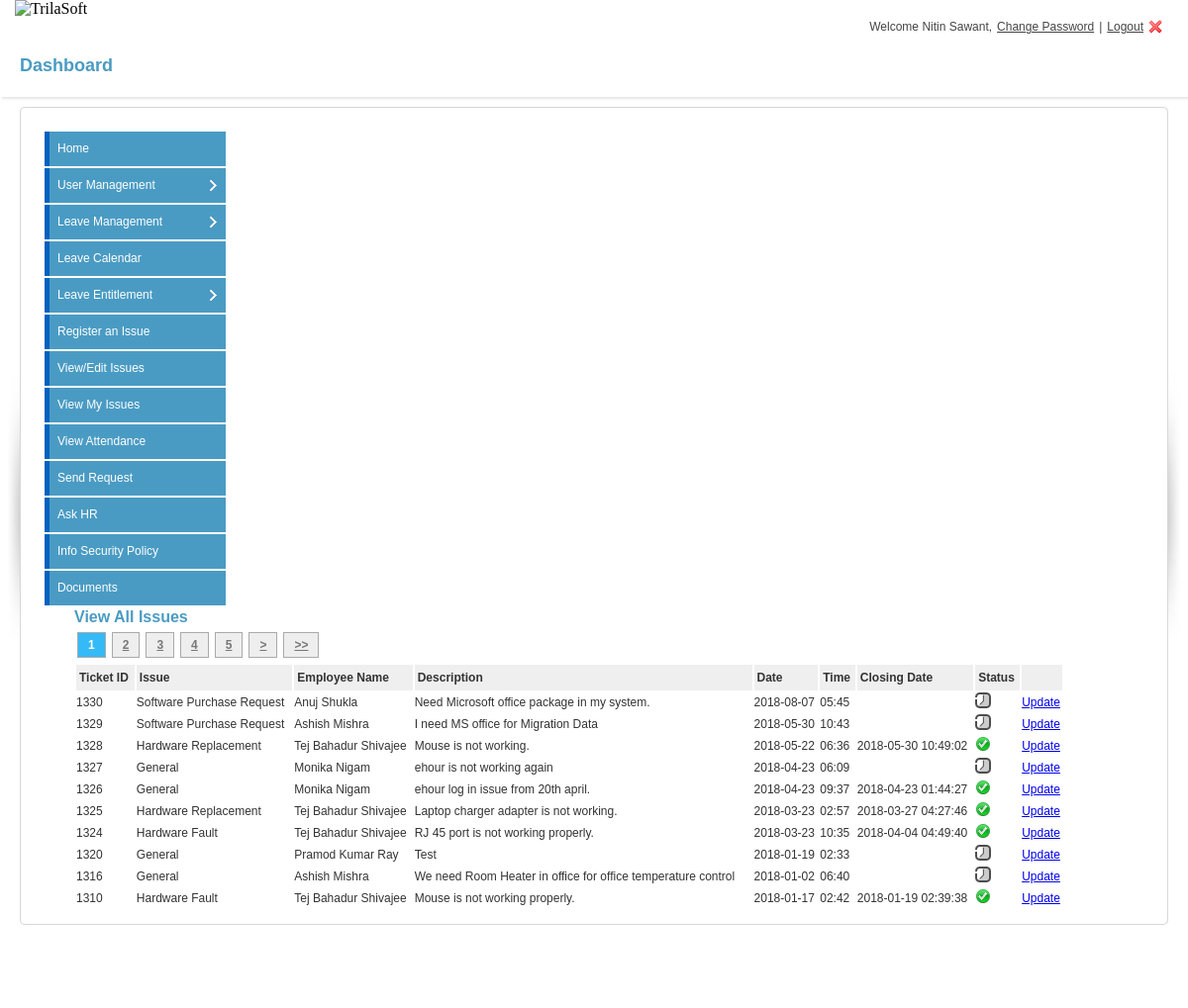
/viewissue.php (signed in), run on the app's committed database.
### tables this page shows
CREATE TABLE `employee` (
  `empid` int(11) UNSIGNED NOT NULL,
  `empcode` varchar(20) NOT NULL,
  `type` int(11) NOT NULL,
  `username` varchar(200) NOT NULL,
  `password` varchar(200) NOT NULL,
  `doj` datetime NOT NULL,
  `supemail` varchar(100) NOT NULL,
  `fname` varchar(200) NOT NULL,
  `lname` varchar(200) NOT NULL,
  `email` varchar(200) NOT NULL,
  `address` text NOT NULL,
  `coraddress` text NOT NULL,
  `contact` varchar(20) NOT NULL,
  `emergencyno` varchar(20) NOT NULL,
  `designation` varchar(200) NOT NULL,
  `dob` datetime NOT NULL,
  `photo` varchar(200) NOT NULL,
  `department` int(11) UNSIGNED NOT NULL,
  `status` varchar(255) NOT NULL,
  `userstatus` varchar(100) NOT NULL DEFAULT 'active'
);

CREATE TABLE `issue` (
  `issueid` bigint(11) NOT NULL,
  `issue` varchar(255) NOT NULL,
  `desc` text NOT NULL,
  `date` date NOT NULL,
  `time` time NOT NULL,
  `empid` int(11) UNSIGNED NOT NULL,
  `issuestatus` varchar(100) NOT NULL DEFAULT 'pending',
  `closingdate` datetime NOT NULL,
  `comment` text NOT NULL
);

### login.class.php (called while the page is built, shortened)
<?php
class Login{
    private $dbhost = 'localhost';
    private $dbuser = 'trilasof_dba';
    private $dbpass = 'redsky@123456';
    public function __construct(){
        $this->connect = mysql_connect($this->dbhost, $this->dbuser, $this->dbpass);
    }
    public function session_check() {
		if($_SESSION['permission'] != 'yes') {
                   header("location: index.php");
                    return 'you have no permission to see this page';
                }else{
                    return $_SESSION['username'];
                }
    }
}
?>

### viewissue.php (the view, shortened to what this page needs)
<?php
include_once 'login.class.php';
$securearea = new Login();
$response = $securearea->session_check();
?>
<!DOCTYPE html>
<html>
<head>
<link rel="stylesheet" href="css/login-screen.css" type="text/css" media="screen" title="default" />
<link rel="stylesheet" href="css/form.css" type="text/css" media="screen" title="default" />
</head>
<body>
 <?php include('includes/header.php'); ?>
<div id="content-outer">
<div id="content">
	<div id="page-heading">
		<h1>Dashboard</h1>
	</div>
	<table border="0" width="100%" cellpadding="0" cellspacing="0" id="content-table">
	<tr>
		<th rowspan="3" class="sized"><img src="images/side_shadowleft.jpg" width="20" height="300" alt="" /></th>
		<th class="topleft"></th>
		<td id="tbl-border-top">&nbsp;</td>
		<th class="topright"></th>
		<th rowspan="3" class="sized"><img src="images/side_shadowright.jpg" width="20" height="300" alt="" /></th>
	</tr>
	<tr>
		<td id="tbl-border-left"></td>
		<td>
		<div id="content-table-inner">
			<div id="table-content">
			<div class="left_content">
           <?php
           include('includes/leftpanel.php');
           ?>
			</div>
    <div class="right_content" style="width:1000px;">
         <h2>View All Issues</h2>
        <table style="width:100%;" class="table table-bordered table-hover table-striped">
<tr>
<td class="rowhead">Ticket ID</td>
<td class="rowhead">Issue</td>
<td class="rowhead">Employee Name</td>
<td class="rowhead">Description</td>
<td class="rowhead">Date</td>
<td class="rowhead">Time</td>
<td class="rowhead">Closing Date</td>
<td class="rowhead">Status</td>
<td class="rowhead">&nbsp;</td>
</tr>
<?php
include("nicePaging.php");
$connection = mysql_pconnect(HOSTNAME,USERNAME,PASSWORD);
$empid = $_SESSION['empid'];
$paging=new nicePaging($connection);
$rowsPerPage=10;
$getemp = $paging->pagerQuery("SELECT department FROM  employee where employee.empid = '$empid' and employee.userstatus = 'active'" , $rowsPerPage);
$resemp = mysql_fetch_object($getemp);
$dep = $resemp->department;
if( $dep == "8")
{
  $result = $paging->pagerQuery("SELECT * FROM  issue, employee where issue.empid = employee.empid and issue != 'General' and employee.userstatus = 'active'  order by issueid DESC",  $rowsPerPage);
}
else
{
$result = $paging->pagerQuery("SELECT * FROM  issue, employee where issue.empid = employee.empid and employee.userstatus = 'active' order by issueid DESC",  $rowsPerPage);
}
while($row = mysql_fetch_array($result))
{
?>
<tr>
<td><?php echo $row['issueid']; ?></td>
<td><?php echo $row['issue']; ?></td>
<td><?php echo $row['fname']." ".$row['lname']; ?></td>
<td><?php echo $row['desc']; ?></td>
<td><?php echo $row['date']; ?></td>
<td><?php
$timestamp = strtotime($row['time']);
echo date('h:i ', $timestamp);
  ?></td>
<td>
<?php
if($row['closingdate'] == '0000-00-00 00:00:00')
{
 echo '';
}
else
{
echo $row['closingdate'];
}
?>
</td>
<td>
<?php
if($row['issuestatus'] == "pending")
echo '<img src="images/pending.png" />';
if($row['issuestatus'] == "resolved")
echo '<img src="images/approved.png" />';
?>
</td>
<td>
<?php
if($row['issuestatus']="pending")
{
echo '<a href="updateform.php?&issueid='.$row[issueid].'&empid='.$row['empid'].'">Update</a>';
}
?>
</td>
</tr>
<?php
}
$link= $_SERVER['REQUEST_URI'];
$paging->setSeparator("&");
echo $paging->createPaging($link);
?>
        </table>
     	</div>
			</div>
		</div>
		</td>
		<td id="tbl-border-right"></td>
	</tr>
	<tr>
		<th class="sized bottomleft"></th>
		<td id="tbl-border-bottom">&nbsp;</td>
		<th class="sized bottomright"></th>
	</tr>
	</table>
	<div class="clear">&nbsp;</div>
</div>
<div class="clear">&nbsp;</div>
</div>
<div class="clear">&nbsp;</div>
</body>
</html>

### calendar/includes/header.php (shortened to what this page needs)
<div id="logo"> <img src="http://trilasoft.com/images/logo.png" alt="TrilaSoft" title="TrilaSoft"  />
</div>
 <div class="right_header">
<?php
if(isset($response))
{
$empid = $response;
$sql = "Select *from `employee` where `username` = '$empid'";
$res=mysql_query($sql)or die(mysql_error());
$row=mysql_fetch_object($res);
echo "Welcome " . $row->fname." ".$row->lname.", " ;
?>
<a href="changepass.php?sessid=<?php echo $_SESSION['sessid']; ?>" class="settings">Change Password</a> | <a href="index.php?val=0" class="logout">Logout</a>
</div>
<?php
}
else{
header('Location:index.php');
}
?>

### calendar/includes/leftpanel.php (shortened to what this page needs)
<?php
if(isset($response))
{
	$sessid = $_SESSION['sessid'];
	$connection = mysql_pconnect(HOSTNAME,USERNAME,PASSWORD);
	$result = mysql_query("SELECT * FROM  `employee` where username = '".$_SESSION['username']."'", $connection) or die(mysql_error());
	$row = mysql_fetch_object($result);
?>
<div class="sidebarmenu">
                  <?php
if($row->type == '1')
	{
?>
              <a class="menuitem" id="home" href="securearea.php?sessid=<?php echo $sessid; ?>">Home</a>
                <a class="menuitem submenuheader" href="">User Management</a>
                         <a class="menuitem submenuheader" href="">Leave Management</a>
                <a class="menuitem" id="home" href="leavecalendar.php?sessid=<?php echo $sessid; ?>">Leave Calendar</a>
                    <a class="menuitem submenuheader" id="home" href="">Leave Entitlement</a>
                      <a class="menuitem" id="home" href="registerissue.php?sessid=<?php echo $sessid; ?>">Register an Issue</a>
                        <a class="menuitem" id="home" href="viewissue.php?sessid=<?php echo $sessid; ?>">View/Edit Issues</a>
     <a class="menuitem" id="home" href="viewmyissue.php?sessid=<?php echo $sessid; ?>">View My Issues</a>
<a class="menuitem" id="home" href="attendance.php?sessid=<?php echo $sessid; ?>">View Attendance</a>
<a class="menuitem" id="home" href="sendrequest.php?sessid=<?php echo $sessid; ?>">Send Request</a>
                        <?php
                }
                ?>
               <a class="menuitem" id="home" href="askhr.php?sessid=<?php echo $sessid; ?>">Ask HR</a>
     <a class="menuitem" id="home" href="infosecpolicy.php?sessid=<?php echo $sessid; ?>">Info Security Policy</a>
	   <a class="menuitem" id="home" href="documents.php?sessid=<?php echo $sessid; ?>">Documents</a>
             </div>
<?php
}
else {
	header('Location:index.php');
}
?>

### nicePaging.php (shortened to what this page needs)
<?php
class nicePaging{
	private $conn;
	private $page;
	private $totalPages;
	private $separator;
	private $maxPages;
	public function __construct($conn=null){
		$this->conn=$conn;
		$this->separator="?";
		$this->maxPages=10;
	}
	public function setSeparator($char){
		$this->separator=$char;
	}
	public function pagerQuery($sql, $rowsPerPage){
		$page=isset($_GET['page']) ? $_GET['page'] : 1;
		if($this->conn==null)
			$result=mysql_query($sql);
		else
			$result=mysql_query($sql, $this->conn);
		$totalRows=mysql_num_rows($result);
		$this->totalPages=intval($totalRows/$rowsPerPage) + ($totalRows%$rowsPerPage==0 ? 0 : 1);
		$this->page=intval($page);
		$this->page-=1;
		$result=mysql_query($sql." LIMIT ".$this->page*$rowsPerPage.", ".$rowsPerPage);
		$this->page+=1;
		return $result;
	}
	public function createPaging($link){
		$start=((($this->page%$this->maxPages==0) ? ($this->page/$this->maxPages) : intval($this->page/$this->maxPages)+1)-1)*$this->maxPages+1;
		$end=((($start+$this->maxPages-1)<=$this->totalPages) ? ($start+$this->maxPages-1) : $this->totalPages);
		$paging='<ul class="nice_paging">';
		for($i=$start;$i<=$end;$i++){
			if($this->page==$i){
				$paging.='<li class="current">'.$i.'</li>';
			}
			else{
				$paging.='<li><a href="'.$link.$this->separator.'page='.$i.'" title="Page '.$i.'">'.$i.'</a></li>';
			}
		}
		if($this->page<$this->totalPages){
			$paging.='<li><a href="'.$link.$this->separator.'page='.($this->page+1).'" title="Next page">&gt;</a></li>';
			$paging.='<li><a href="'.$link.$this->separator.'page='.$this->totalPages.'" title="Last page">&gt;&gt;</a></li>';
		}
		return $paging;
	}
}
?>

### css/login-screen.css (style rules this page uses)
* { margin: 0; padding: 0; }
#logo { margin: 0px 0 11px 15px; }
img { border: 0; }
.table td, .table th { vertical-align:middle !important; }
.rowhead { background-color: #efefef; padding:3px; font-weight: bold;height:20px; }
#logo { width:200px; z-index:1; top: 14px; left: 0px; float:left; }
.right_header { display: flex; flex-flow: row wrap; justify-content: flex-end; text-align:right; color:#444; padding:20px 20px 0 0px; font-family:Arial,Helvetica,sans-serif; font-size:12px; }
.right_header a { margin:0 5px 0 5px; text-decoration:underline; color:#444; font-family:Arial,Helvetica,sans-serif; }
.right_header a.logout { background:url(../images/user_logout.png) no-repeat right; padding-right:20px; font-family:Arial,Helvetica,sans-serif; }
#content-outer { background: url(../images/content_repeat.png) repeat-x; }
#content { color: #333; font-family: Arial, Helvetica, sans-serif; font-size: 12px; line-height: 18px; margin: 0 auto 0 auto; max-width: 100%; min-width: 780px; padding: 0px 0px 30px 0px; }
#content-table { font-size: 0px; line-height: 0px; }
#content-table th.sized { height: 15px; width: 15px; padding: 0; margin: 0; font-size: 0px; line-height: 0px; }
#content-table-inner { font-size: 12px; line-height: 12px; padding: 10px 0 20px 0; }
#tbl-border-top { background: url(../images/border_bit.jpg) top repeat-x; line-height: 0;font-size: 0px; height: 15px; }
#tbl-border-bottom { background: url(../images/border_bit.jpg) bottom repeat-x; line-height: 0;font-size: 0px; height: 15px; }
#tbl-border-left { background: url(../images/border_bit.jpg) left repeat-y; }
#tbl-border-right { background: url(../images/border_bit.jpg) right repeat-y; }
#table-content { line-height: 16px; margin: 0 10px 10px 10px; min-height: 300px; }
.topleft { background: url(../images/corner_top_left.jpg) no-repeat; width:15px; height:15px; }
.topright { background: url(../images/corner_top_right.jpg) no-repeat; width:15px; height:15px; }
.bottomleft { background: url(../images/corner_bottom_left.jpg) no-repeat; width:15px; height:15px; }
.bottomright { background: url(../images/corner_bottom_right.jpg) no-repeat; width:15px; height:15px; }
#page-heading { margin: 0px 0 10px 0px; background: #fff; box-shadow: 2px 2px 2px rgba(0, 0, 0, 0.1); padding: 20px 0px 20px 20px; }
h1 { color: #4a9bc3 !important; font-family: Arial, Helvetica, sans-serif !important; font-size: 18px !important; line-height: 24px !important; font-weight: bold !important; }
h2 { color: #4a9bc3 !important; font-size: 16px !important; font-weight: bold !important; line-height: 20px !important; margin-bottom: 10px !important; }
.h1, .h2, .h3, .h4, .h5, .h6, h1, h2, h3, h4, h5, h6 { margin-bottom:0px !important; }
*, *::after, *::before { box-sizing: inherit !important; }
.left_content { width:180px; float:left; padding:0px; }
.right_content { width:750px; float:left; padding:0px 0 0 30px; }
.sidebarmenu { margin:0px 0; padding:0; width:180px; }
.sidebarmenu a.menuitem { background:#4a9bc3; color: #fff;display: block;position: relative;width:170px;height:35px;margin:0 0 2px 0;line-height:35px;padding:0px 0 0 8px;text-decoration: none; border-left:5px outset #0362C0; }

### viewissue.php (style rules this page uses)
@media only screen 
and (min-device-width : 768px) 
and (max-device-width : 1024px) { .right_content { width:740px; float:left } }
ul.nice_paging { padding:10px 0 10px 0; text-align:left; font-weight:bold; color:#777; }
ul.nice_paging li { padding:5px 10px; margin:3px; border:1px solid #aaa; background-color:#eee; display:inline; list-style:none; }
ul.nice_paging li.current { background-color:#35baf8; color:#fff }
ul.nice_paging li a { font-weight:bold; color:#777; }

### data on the page
employee: fname "Nitin", lname "Sawant"
issue: issueid "1330", issue "Software Purchase Request", empid.fname "Anuj", empid.lname "Shukla", desc "Need Microsoft office package in my system.", date "2018-08-07", time "05:45"
issue: issueid "1329", issue "Software Purchase Request", empid.fname "Ashish", empid.lname "Mishra", desc "I need MS office for Migration Data", date "2018-05-30", time "10:43"
issue: issueid "1328", issue "Hardware Replacement", empid.fname "Tej Bahadur", empid.lname "Shivajee", desc "Mouse is not working.", date "2018-05-22", time "06:36", closingdate "2018-05-30 10:49:02"
issue: issueid "1327", issue "General", empid.fname "Monika", empid.lname "Nigam", desc "ehour is not working again", date "2018-04-23", time "06:09"
issue: issueid "1326", issue "General", empid.fname "Monika", empid.lname "Nigam", desc "ehour log in issue from 20th april.", date "2018-04-23", time "09:37", closingdate "2018-04-23 01:44:27"
issue: issueid "1325", issue "Hardware Replacement", empid.fname "Tej Bahadur", empid.lname "Shivajee", desc "Laptop charger adapter is not working.", date "2018-03-23", time "02:57", closingdate "2018-03-27 04:27:46"
issue: issueid "1324", issue "Hardware Fault", empid.fname "Tej Bahadur", empid.lname "Shivajee", desc "RJ 45 port is not working properly.", date "2018-03-23", time "10:35", closingdate "2018-04-04 04:49:40"
issue: issueid "1320", issue "General", empid.fname "Pramod Kumar", empid.lname "Ray", desc "Test", date "2018-01-19", time "02:33"
issue: issueid "1316", issue "General", empid.fname "Ashish", empid.lname "Mishra", desc "We need Room Heater in office for office temperature control", date "2018-01-02", time "06:40"
issue: issueid "1310", issue "Hardware Fault", empid.fname "Tej Bahadur", empid.lname "Shivajee", desc "Mouse is not working properly.", date "2018-01-17", time "02:42", closingdate "2018-01-19 02:39:38"
